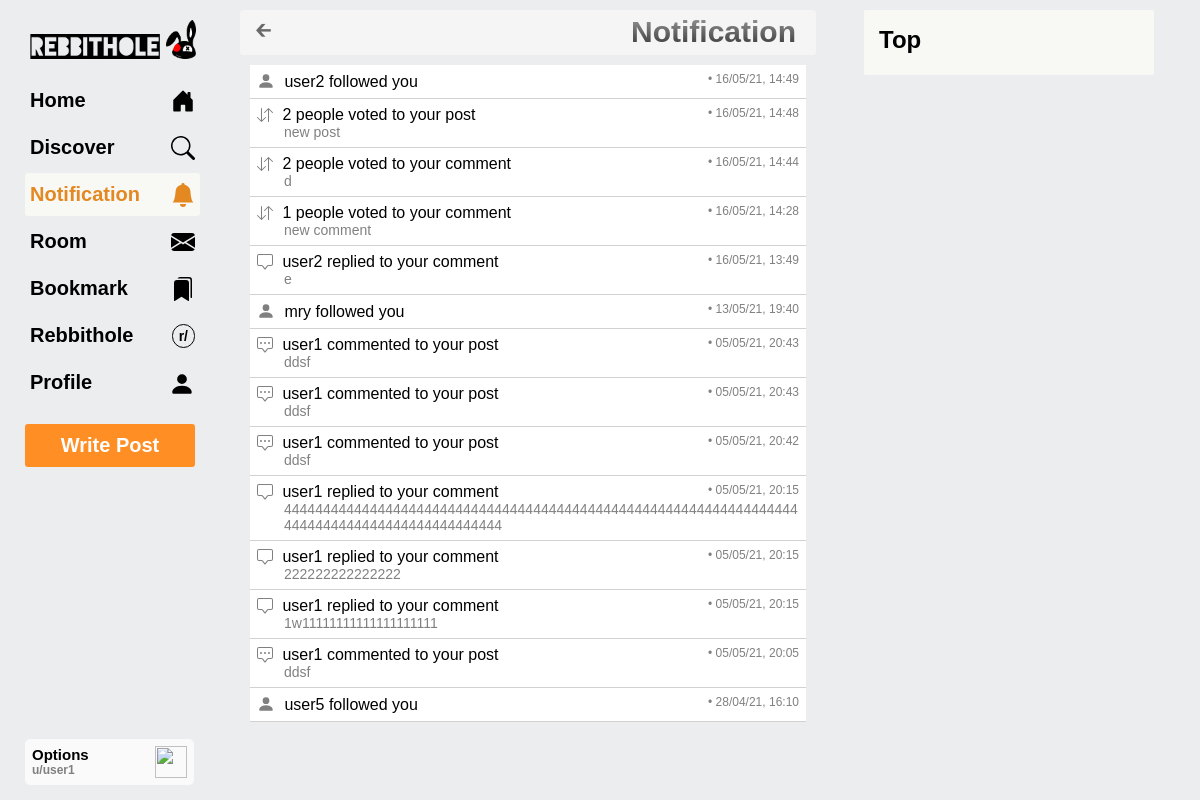
The app's page /notification (signed in) with its own data.
### accounts/models.py (models this page shows, shortened)
class User(AbstractUser):
    is_user = models.BooleanField(default=False)
    is_moderator = models.BooleanField(default=False)
    name = models.CharField(max_length=50, null=True, blank=True)
    avatar = models.ImageField(upload_to="avatar/", default="avatar/avatar.jpeg", null=True, blank=True)
    bio = models.TextField(max_length=150, null=True, blank=True)
    url = models.URLField(max_length=100 ,null=True, blank=True)
    karma = models.IntegerField(default=1)
    is_email_verified = models.BooleanField(default=False)
    is_account_protected = models.BooleanField(default=False)
    is_account_verified = models.BooleanField(default=False)
    is_account_witheld = models.BooleanField(default=False)
    created_at = models.DateTimeField(editable=False)
    updated_at = models.DateTimeField()
    def __str__(self):
        return self.username or ''

### message/models.py (models this page shows, shortened)
class Notification(models.Model):
    user = models.ForeignKey(User, on_delete=models.CASCADE, related_name="user")
    c = models.ForeignKey(Comment, on_delete=models.CASCADE, null=True, related_name="c")
    r = models.ForeignKey(Comment, on_delete=models.CASCADE, null=True, related_name="r")
    v_p = models.ForeignKey(Post, on_delete=models.CASCADE, null=True, related_name="v_p")
    v_c = models.ForeignKey(Comment, on_delete=models.CASCADE, null=True, related_name="v_c")
    f = models.ForeignKey(User, on_delete=models.CASCADE, null=True)
    created = models.DateTimeField(editable=False, db_index=True)

### post/models.py (models this page shows, shortened)
class Post(models.Model):
    author = models.ForeignKey(User, on_delete=models.CASCADE, blank=True, null=True)
    title = models.CharField(max_length=300)
    text = models.CharField(max_length=3000, blank=True)
    flair = models.CharField(max_length=30, blank=True) #maybe don't add
    vote_count = models.IntegerField(default=1, blank=True)
    is_draft = models.BooleanField(default=False)
    is_archived = models.BooleanField(default=False) #maybe don't add
    created = models.DateTimeField(editable=False, blank=True)
    updated = models.DateTimeField(blank=True)

class Comment(models.Model):
    post = models.ForeignKey(Post, on_delete=models.CASCADE, blank=True, null=True)
    reply = models.ForeignKey('self', on_delete=models.CASCADE, blank=True, null=True)
    author = models.ForeignKey(User, on_delete=models.CASCADE, blank=True)
    text = models.CharField(max_length=1500)
    vote_count = models.IntegerField(default=1, blank=True)
    created = models.DateTimeField(editable=False, blank=True)
    updated = models.DateTimeField(blank=True)

### accounts/decorators.py (the view)
    def wrapper_func(request, *args, **kwargs):
        if request.user.is_authenticated:
            return view_func(request, *args, **kwargs)
        else:
            return redirect("/login/")

### post/forms.py
class PostForm(forms.ModelForm):
    class Meta:
        model = Post
        fields = ['title', 'text']
        widgets = {
            'title' : forms.Textarea(attrs={
                'id' : 'title',
                'placeholder' : 'An interesting title',
                'type' : 'text',
                'required' : True,
                'autofocus' : True,
                'rows' : 1,
            }),
            'text' : forms.Textarea(attrs={
                'id' : 'text',
                'placeholder' : 'Text (optional)',
                'type' : 'text',
                'required' : False,
                'rows' : 9,
            }),
        }

### message/views.py (called while the page is built)
@login_required
def notificationView(request):
    notifications = Notification.objects.filter(user=request.user)
    top_rh = Rebbithole.objects.filter(postrebbithole__created__gt=datetime.now() - timedelta(hours=24)).distinct()
    context = {
        'post_form' : post_form,
        "notifications" : notifications,
        'noti' : 'nav-item-active',
        "top_rh" : top_rh
    }
    return render(request, 'message/notification.html', context)

### message/templates/message/notification.html (shortened to what this page needs)
{% extends 'base.html' %}
{% load static %}
{% load uvar %}
{% block content %}
{% now "Y-m-d" as today %}
<article>
    <div class="profile-nav-tab mb-10 title-fonts">
        <a href="{{request.META.HTTP_REFERER|escape}}" class="a-back">🡰</a>
        <span class="nav-title-head">
            Notification
        </span>
    </div>
    {% for n in notifications reversed %}
        <div class="noti-con">
            {% if n.c %}
                <a href="/post/{{n.c.post.id}}/{{n.c.id}}">
                    {{n.c.author}} commented to your post
                    <span class="noti-con-t-s">
                        •
                        {% if n.created|date:"Y-m-d" == today %}
                            {{n.created|timesince|upto:','}} ago
                        {% else %}
                            {{ n.created|date:"d/m/y, H:i" }}
                        {% endif %}
                    </span>
                    <div class="noti-con-p-c-t">
                        {{n.c.post.title|ljust:"10"}}
                    </div>
                </a>
            {% elif n.r %}
                <a href="/post/{{n.r.post.id}}/{{n.r.id}}">
                    {{n.r.author}} replied to your comment
                    <span class="noti-con-t-s">
                        •
                        {% if n.created|date:"Y-m-d" == today %}
                            {{n.created|timesince|upto:','}} ago
                        {% else %}
                            {{ n.created|date:"d/m/y, H:i" }}
                        {% endif %}
                    </span>
                    <div class="noti-con-p-c-t">
                        {{n.r.text|ljust:"10"}}
                    </div>
                </a>
            {% elif n.v_p %}
                <a href="{% url 'post-view' n.v_p.id %}">
                    {{n.v_p.vote_count}} people voted to your post
                    <span class="noti-con-t-s">
                        •
                        {% if n.created|date:"Y-m-d" == today %}
                            {{n.created|timesince|upto:','}} ago
                        {% else %}
                            {{ n.created|date:"d/m/y, H:i" }}
                        {% endif %}
                    </span>
                    <div class="noti-con-p-c-t">
                        {{n.v_p.title|ljust:"10"}}
                    </div>
                </a>
            {% elif n.v_c %}
                <a href="/post/{{n.v_c.post.id}}/{{n.v_c.id}}">
                    {{n.v_c.vote_count}} people voted to your comment
                    <span class="noti-con-t-s">
                        •
                        {% if n.created|date:"Y-m-d" == today %}
                            {{n.created|timesince|upto:','}} ago
                        {% else %}
                            {{ n.created|date:"d/m/y, H:i" }}
                        {% endif %}
                    </span>
                    <div class="noti-con-p-c-t">
                        {{n.v_c.text|ljust:"10"}}
                    </div>
                </a>
            {% elif n.f %}
                <a href="{% url 'user-profile' n.f.username %}">
                    <div>
                        <svg xmlns="http://www.w3.org/2000/svg" width="18" height="18" fill="currentColor" class="bi bi-person-fill noti-i" viewBox="0 0 16 16">
                            <path d="M3 14s-1 0-1-1 1-4 6-4 6 3 6 4-1 1-1 1H3zm5-6a3 3 0 1 0 0-6 3 3 0 0 0 0 6z"/>
                        </svg>
                        {{n.f}} followed you
                        <span class="noti-con-t-s">
                            •
                            {% if n.created|date:"Y-m-d" == today %}
                                {{n.created|timesince|upto:','}} ago
                            {% else %}
                                {{ n.created|date:"d/m/y, H:i" }}
                            {% endif %}
                        </span>
                    </div>
                </a>
            {% endif %}
        </div>
    {% empty %}
        <div class="oops">😀 Wow, such empty</div>
    {% endfor %}
</article>
{% endblock %}
{% block top %}
{% include 'post/top.html' %}
{% endblock %}

### templates/base.html (shortened to what this page needs)
{% load static %}
<!DOCTYPE html>
<html lang="en">
<head>
    <link rel="stylesheet" href="//code.jquery.com/ui/1.12.1/themes/base/jquery-ui.css">
    <link rel="stylesheet" href="{% static 'css/base.css' %}">
    <link rel="stylesheet" href="{% static 'post/css/home.css' %}">
    <link rel="stylesheet" href="{% static 'post/css/navbar.css' %}">
    <link rel="stylesheet" href="{% static 'post/css/top.css' %}">
    <link rel="stylesheet" href="{% static 'post/css/discover.css' %}">
    <link rel="stylesheet" href="{% static 'post/css/profile.css' %}">
    <link rel="stylesheet" href="{% static 'post/css/user-profile.css' %}">
    <link rel="stylesheet" href="{% static 'post/css/rebbithole.css' %}">
    <link rel="stylesheet" href="{% static 'post/css/post-modal.css' %}">
    <link rel="stylesheet" href="{% static 'post/css/post-view.css' %}">
    <link rel="stylesheet" href="{% static 'post/css/comment.css' %}">
    <link rel="stylesheet" href="{% static 'message/css/room.css' %}">
</head>
<body>
    <div class="main-container">
        <div class="first">
            {% include 'post/navbar.html' %}
        </div>
        <div class="second" onscroll="ToTop()">
            <div class="second-1">
                {% block content %}
                {% endblock %}
            </div>
            <div class="second-2">
                {% block top %}
                {% endblock %}
            </div>
        </div>
    </div>
</body>
</html>

### post/templates/post/navbar.html (shortened to what this page needs)
{% load static %}
<nav>
    <div class="rebbithole-icon">
        <a href="{% url 'home-timeline' %}" class="href">
        <img src="{% static 'post/images/rebbithole.png' %}" alt="rebbithole" class="rebbithole-i">
        <img src="{% static 'post/images/rebbit.png' %}" alt="rebbit" class="rebbit-i">
        </a>
    </div>
    <section class="navbar">
        <a href="{% url 'home-timeline' %}">
            <div class="nav-item {{home}}">
                <span class="item-text">Home</span>
            </div>
        </a>
        <a href="{% url 'discover' %}">
            <div class="nav-item {{dis}}">
                <span class="item-text">Discover</span>
            </div>
        </a>
        <a href="{% url 'notification' %}">
            <div class="nav-item {{noti}}">
                <span class="item-text">Notification</span>
                <svg xmlns="http://www.w3.org/2000/svg" width="24" height="24" fill="currentColor" class="bi bi-bell-fill item-icon" viewBox="0 0 16 16">
                    <path d="M8 16a2 2 0 0 0 2-2H6a2 2 0 0 0 2 2zm.995-14.901a1 1 0 1 0-1.99 0A5.002 5.002 0 0 0 3 6c0 1.098-.5 6-2 7h14c-1.5-1-2-5.902-2-7 0-2.42-1.72-4.44-4.005-4.901z"/>
                </svg>
            </div>
        </a>
        <a href="{% url 'room' %}">
            <div class="nav-item {{mes}}">
                <span class="item-text">Room</span>
            </div>
        </a>
        <a href="{% url 'bookmarks' %}">
            <div class="nav-item {{bm}}">
            <span class="item-text">Bookmark</span>
            </div>
        </a>
        <a href="{% url 'rebbithole-nav' %}">
            <div class="nav-item {{rh}}">
                <span class="item-text">Rebbithole</span>
                <span class="item-icon item-icon-rh {{rhi}}">r/</span>
            </div>
        </a>
        <a href="{% url 'profile' %}">
            <div class="nav-item {{profile}}">
            <span class="item-text">Profile</span>
                <svg xmlns="http://www.w3.org/2000/svg" width="26" height="26" fill="currentColor" class="bi bi-person-fill item-icon" viewBox="0 0 16 16">
                    <path d="M3 14s-1 0-1-1 1-4 6-4 6 3 6 4-1 1-1 1H3zm5-6a3 3 0 1 0 0-6 3 3 0 0 0 0 6z"/>
                </svg>
            </div>
        </a>
        <input type="button" class="create-post-b" value="Write Post">
        <div class="profile-card">
            <img src="https://s2.svgbox.net/hero-solid.svg?ic=cog&color=000" class="profile-card-op" width="32" height="32">
            Options
            <div class="font-12 grey-font">u/{{request.user.username}}</div>
        </div>
    </section>
</nav>

### post/templates/post/top.html (shortened to what this page needs)
{% load static %}
<div class="top-right">
	<div class="top-right-heading title-fonts">
		Top
	</div>
</div>

### static/css/base.css (style rules this page uses)
body { font-family: "Arial"; background-color: var(--main-bg); scroll-behavior: smooth; }
.title-fonts { font-family: 'Trebuchet MS', sans-serif; }
* { padding:0; margin:0; }
:root { --that-blue-color: hsl(209, 86%, 58%); --nav-yellow: hsl(32, 78%, 51%); --cool-color:hsl(43, 78%, 51%); --main-bg: hsl(210, 6%, 93%); --card-bg: hsl(0, 0%, 100%); --modal-bg: hsla(0, 1%, 64%, 0.637); --hover-icon-b: #ebf5f0; --hover-color: #f5f5f5c0; --hover-nav-item: #f5f5f5c0; --red-ish-color: hsl(8, 95%, 63%); --red-ish-heavy-color: hsl(8, 90%, 51%); --red-ish-light-color: hsl(0, 100%, 72%); --red-ish-lighter-color: hsl(0, 81%, 79%); --font-grey-shade: rgb(77, 76, 76); --font-black: black; --font-grey: grey; }
.href { text-decoration: none; color: inherit; }

### post/static/post/css/home.css (style rules this page uses)
.main-container { display: grid; grid-template-columns: 20% 80%; }
.first { float: left; overflow-y: hidden; }
.second { display: grid; grid-template-columns: 60% 40%; float: left; max-height: 99vh; overflow-y: scroll; }
.grey-font { color: grey; }
.font-12 { font-size: 12px; }
.mb-10 { margin-bottom: 10px; }
.a-back { text-decoration: none; color: #E48822; color:#696969; font-size: 1.3em; margin: 0 9px 0 5px; border-radius: 3px; transition: .4s; }
.nav-title-head { float: right; margin: 0 10px; font-size: 30px; font-weight: 600; background: -webkit-linear-gradient(rgb(156, 156, 156), #333); -webkit-background-clip: text; -webkit-text-fill-color: transparent; }

### post/static/post/css/navbar.css (style rules this page uses)
nav { float: right; font-size: 20px; margin-right: 40px }
.rebbithole-icon { margin: 20px 0 15px 5px; }
.rebbithole-i { max-width: 130px; }
.rebbit-i { max-width: 30px; }
.navbar { font-weight: 700; }
.navbar a { text-decoration: none; color: black; }
.nav-item { width: 165px; height: 100%; padding: 10px 5px; margin-top: 4px; border-radius: 3px; transition: .3s; }
.item-text { text-decoration: none; transition: .3s; }
.item-icon { float: right; transition: .3s; }
.item-icon-rh { padding: 3px 6px; border: 1.9px solid black; border-radius: 999px; font-size: 14px; }
.nav-item-active { color: #E48822; background-color: #f8f9f5; }
.create-post-b { position: absolute; text-align: center; font-size: 20px; font-weight: 700; width: 170px; margin: 20px 0 0 0; padding: 10px 0; border-radius: 3px; background-color: #e47022; background-color: #ff8e24; border: 0; color: white; transition: .3s; cursor: pointer; }
.profile-card { padding: 7px; margin-bottom: 15px; width: 155px; font-size: 15px; border-radius: 5px; background-color: #fafafa; position: absolute; bottom: 0; cursor: pointer; transition: .5s; }
.profile-card-op { float: right; }

### post/static/post/css/top.css (style rules this page uses)
.top-right { margin: 10px 48px; width: 290px; border-radius: 2px; padding: 11px 0; background-color: #f8f9f5; transition: .3s; }
.top-right-heading { margin: 5px 0 10px 15px; font-size: 24px; font-weight: bold; }

### post/static/post/css/profile.css (style rules this page uses)
.profile-nav-tab { overflow: hidden; background-color: whitesmoke; margin: 10px 0 0 0; padding: 5px 10px; border-radius: 3px; }

### post/static/post/css/post-view.css (style rules this page uses)
article { margin: 10px 0 0 0; height: 100vh; }

### message/static/message/css/room.css (style rules this page uses)
.mb-10 { margin-bottom: 10px; }
article { height: 97vh; }
.noti-con { background-color: white; margin: 0 10px; padding: 7px; border-bottom: 1px solid #d1d1d1; }
.noti-con a { word-wrap: break-word; font-size: 16px; font-weight: 500; transition: .5s; text-decoration: none; color: black; }
.noti-con a .noti-i { color:grey; margin-bottom:-3px; padding-right: 5px; }
.noti-con-t-s { float: right; font-size: 12px; color: grey; }
.noti-con-p-c-t { margin-left: 27px; font-size: 14px; color:grey; }

### records on screen
User: user.username "user1"
Notification: f "user2", created "16/05/21, 14:49"
Notification: v_p.vote_count "2", created "16/05/21, 14:48", v_p "new post"
Notification: v_c.vote_count "2", created "16/05/21, 14:44", v_c.text "d"
Notification: v_c.vote_count "1", created "16/05/21, 14:28", v_c.text "new comment"
Notification: r.author "user2", created "16/05/21, 13:49", r.text "e"
Notification: f "mry", created "13/05/21, 19:40"
Notification: c.author "user1", created "05/05/21, 20:43", c.post "ddsf"
Notification: c.author "user1", created "05/05/21, 20:43", c.post "ddsf"
Notification: c.author "user1", created "05/05/21, 20:42", c.post "ddsf"
Notification: r.author "user1", created "05/05/21, 20:15", r.text "4444444444444444444444444444444444444444444444444444444444444444444444444444444444444444444444"
Notification: r.author "user1", created "05/05/21, 20:15", r.text "222222222222222"
Notification: r.author "user1", created "05/05/21, 20:15", r.text "1w11111111111111111111"
Notification: c.author "user1", created "05/05/21, 20:05", c.post "ddsf"
Notification: f "user5", created "28/04/21, 16:10"
